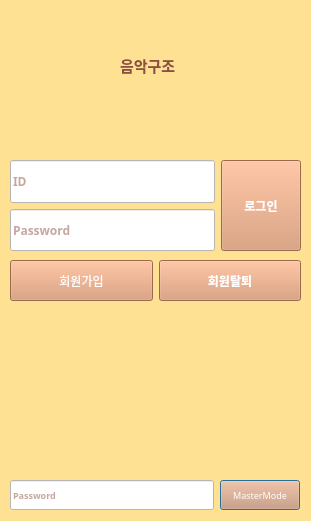
<?xml version="1.0" encoding="UTF-8"?>
<ui version="4.0">
 <class>Application</class>
 <widget class="QDialog" name="Application">
  <property name="enabled">
   <bool>true</bool>
  </property>
  <property name="geometry">
   <rect>
    <x>0</x>
    <y>0</y>
    <width>311</width>
    <height>521</height>
   </rect>
  </property>
  <property name="windowTitle">
   <string>Dialog</string>
  </property>
  <property name="styleSheet">
   <string notr="true">background-color: rgb(255, 225, 148);</string>
  </property>
  <widget class="QWidget" name="layoutWidget_2">
   <property name="geometry">
    <rect>
     <x>10</x>
     <y>480</y>
     <width>290</width>
     <height>30</height>
    </rect>
   </property>
   <layout class="QHBoxLayout" name="horizontalLayout">
    <item>
     <widget class="QLineEdit" name="lineEdit_3">
      <property name="sizePolicy">
       <sizepolicy hsizetype="Expanding" vsizetype="Preferred">
        <horstretch>0</horstretch>
        <verstretch>0</verstretch>
       </sizepolicy>
      </property>
      <property name="font">
       <font>
        <family>여기어때 잘난체 OTF</family>
        <pointsize>7</pointsize>
        <weight>75</weight>
        <italic>false</italic>
        <bold>true</bold>
       </font>
      </property>
      <property name="styleSheet">
       <string notr="true">color: rgb(140, 80, 66);
background-color: rgb(255, 255, 255);</string>
      </property>
      <property name="placeholderText">
       <string>Password</string>
      </property>
     </widget>
    </item>
    <item>
     <widget class="QPushButton" name="pushButton_4">
      <property name="sizePolicy">
       <sizepolicy hsizetype="Minimum" vsizetype="Preferred">
        <horstretch>0</horstretch>
        <verstretch>0</verstretch>
       </sizepolicy>
      </property>
      <property name="font">
       <font>
        <family>여기어때 잘난체 OTF</family>
        <pointsize>7</pointsize>
        <weight>9</weight>
        <italic>false</italic>
        <bold>false</bold>
       </font>
      </property>
      <property name="styleSheet">
       <string notr="true">background-color:rgb(217,148,108);color: rgb(255, 255, 255);font: 75 7pt &quot;여기어때 잘난체 OTF&quot;;</string>
      </property>
      <property name="text">
       <string>MasterMode</string>
      </property>
     </widget>
    </item>
   </layout>
  </widget>
  <widget class="QLabel" name="label">
   <property name="geometry">
    <rect>
     <x>120</x>
     <y>50</y>
     <width>71</width>
     <height>31</height>
    </rect>
   </property>
   <property name="font">
    <font>
     <family>여기어때 잘난체 OTF</family>
     <pointsize>11</pointsize>
     <weight>75</weight>
     <bold>true</bold>
    </font>
   </property>
   <property name="styleSheet">
    <string notr="true">color: rgb(140, 80, 66);</string>
   </property>
   <property name="text">
    <string>음악구조</string>
   </property>
  </widget>
  <widget class="QWidget" name="layoutWidget">
   <property name="geometry">
    <rect>
     <x>10</x>
     <y>160</y>
     <width>291</width>
     <height>91</height>
    </rect>
   </property>
   <layout class="QHBoxLayout" name="horizontalLayout_2">
    <item>
     <layout class="QVBoxLayout" name="verticalLayout_2">
      <item>
       <widget class="QLineEdit" name="lineEdit">
        <property name="sizePolicy">
         <sizepolicy hsizetype="Expanding" vsizetype="Preferred">
          <horstretch>0</horstretch>
          <verstretch>0</verstretch>
         </sizepolicy>
        </property>
        <property name="font">
         <font>
          <family>여기어때 잘난체 OTF</family>
          <weight>75</weight>
          <bold>true</bold>
         </font>
        </property>
        <property name="layoutDirection">
         <enum>Qt::LeftToRight</enum>
        </property>
        <property name="styleSheet">
         <string notr="true">color: rgb(140, 80, 66);
background-color: rgb(255, 255, 255);</string>
        </property>
        <property name="text">
         <string/>
        </property>
        <property name="placeholderText">
         <string>ID</string>
        </property>
       </widget>
      </item>
      <item>
       <widget class="QLineEdit" name="lineEdit_2">
        <property name="sizePolicy">
         <sizepolicy hsizetype="Expanding" vsizetype="Preferred">
          <horstretch>0</horstretch>
          <verstretch>0</verstretch>
         </sizepolicy>
        </property>
        <property name="font">
         <font>
          <family>여기어때 잘난체 OTF</family>
          <weight>75</weight>
          <bold>true</bold>
         </font>
        </property>
        <property name="styleSheet">
         <string notr="true">color: rgb(140, 80, 66);
background-color: rgb(255, 255, 255);</string>
        </property>
        <property name="text">
         <string/>
        </property>
        <property name="placeholderText">
         <string>Password</string>
        </property>
       </widget>
      </item>
     </layout>
    </item>
    <item>
     <widget class="QPushButton" name="pushButton_2">
      <property name="sizePolicy">
       <sizepolicy hsizetype="Preferred" vsizetype="Preferred">
        <horstretch>0</horstretch>
        <verstretch>0</verstretch>
       </sizepolicy>
      </property>
      <property name="font">
       <font>
        <family>여기어때 잘난체 OTF</family>
        <weight>75</weight>
        <bold>true</bold>
       </font>
      </property>
      <property name="styleSheet">
       <string notr="true">color: rgb(255, 255, 255);
background-color:rgb(217,148,108);</string>
      </property>
      <property name="text">
       <string>로그인</string>
      </property>
     </widget>
    </item>
   </layout>
  </widget>
  <widget class="QWidget" name="layoutWidget">
   <property name="geometry">
    <rect>
     <x>10</x>
     <y>260</y>
     <width>291</width>
     <height>41</height>
    </rect>
   </property>
   <layout class="QHBoxLayout" name="horizontalLayout_3">
    <item>
     <widget class="QPushButton" name="pushButton">
      <property name="sizePolicy">
       <sizepolicy hsizetype="Preferred" vsizetype="Preferred">
        <horstretch>0</horstretch>
        <verstretch>0</verstretch>
       </sizepolicy>
      </property>
      <property name="styleSheet">
       <string notr="true">background-color:rgb(217,148,108);color: rgb(255, 255, 255);font: 75 9pt &quot;여기어때 잘난체 OTF&quot;;</string>
      </property>
      <property name="text">
       <string>회원가입</string>
      </property>
     </widget>
    </item>
    <item>
     <widget class="QPushButton" name="pushButton_3">
      <property name="sizePolicy">
       <sizepolicy hsizetype="Minimum" vsizetype="Preferred">
        <horstretch>0</horstretch>
        <verstretch>0</verstretch>
       </sizepolicy>
      </property>
      <property name="font">
       <font>
        <family>여기어때 잘난체 OTF</family>
        <weight>75</weight>
        <bold>true</bold>
       </font>
      </property>
      <property name="styleSheet">
       <string notr="true">background-color:rgb(217,148,108);color: rgb(255, 255, 255);</string>
      </property>
      <property name="text">
       <string>회원탈퇴</string>
      </property>
     </widget>
    </item>
   </layout>
  </widget>
 </widget>
 <resources/>
 <connections/>
</ui>
